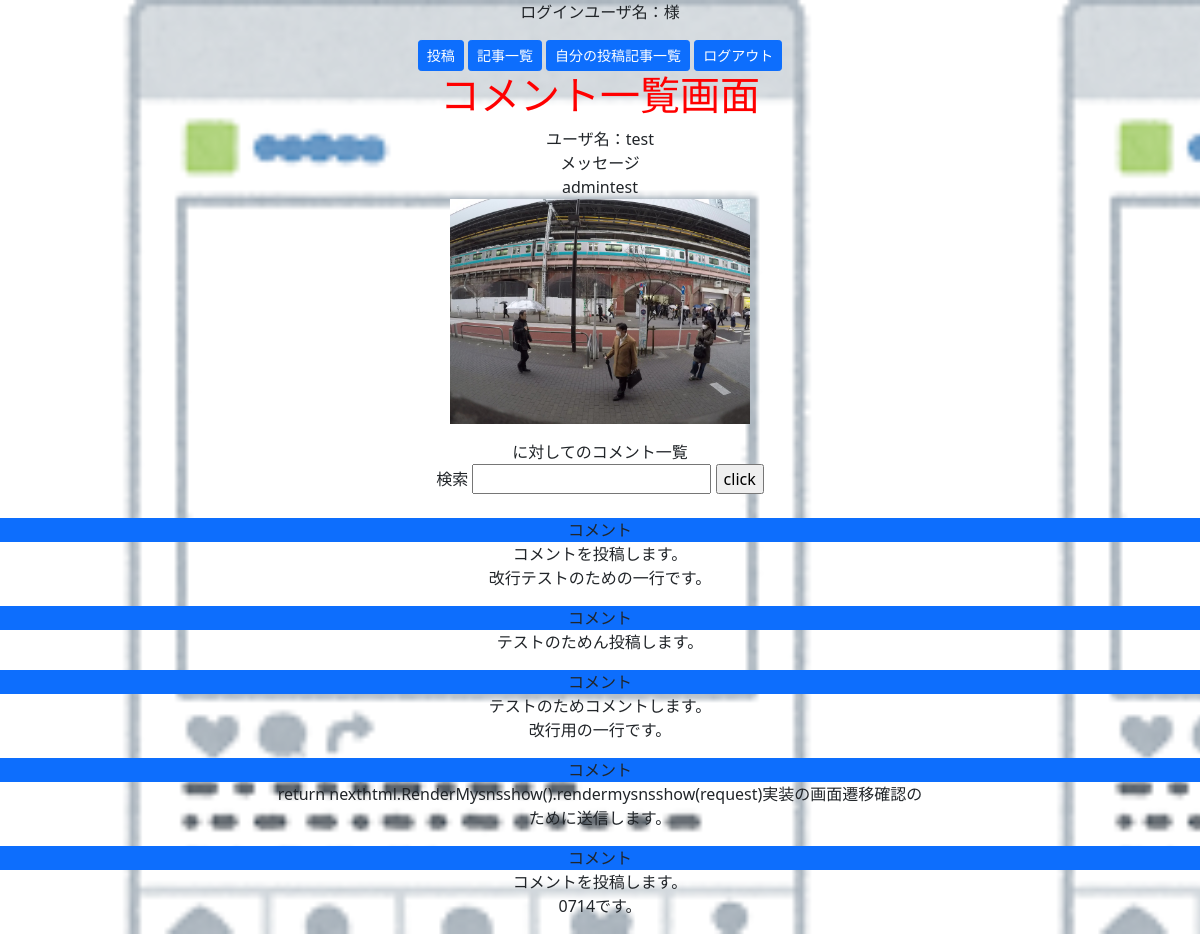
/testApp/snscommentindex/10/ (signed in), run on the app's committed database.
### testApp/models.py (models this page shows)
class SnsMessageModel(models.Model):
    user_id = models.IntegerField()
    message = models.CharField(max_length=100)
    picture = models.ImageField(upload_to='images/')

class SnsCommentModel(models.Model):
    snsmessagemodel_id = models.ForeignKey(SnsMessageModel,on_delete=models.CASCADE)
    message = models.CharField(max_length=100)

### testApp/views.py (the view, shortened to what this page needs)
# urls.py: path('snscommentindex/<int:num>/', SnsCommentIndex.as_view(), name='snscommentindex'),
class SnsCommentIndex(TemplateView):
    def __init__(self):
        self.params = {
            'user':'',
            'form':SnsCommentForm(),
            'data_message':'',
            'data_comment':'',
            'num':''
        }
    def get(self,request,num):
        if not request.user.is_active:
            return redirect('/accounts/login/')
        self.params['num'] = num
        self.params['data_message'] = SnsMessageModel.objects.get(id=num)
        self.params['data_comment'] = SnsCommentModel.objects.filter(snsmessagemodel_id=self.params['data_message'])
        self.params['data_user'] = User.objects.get(id=self.params['data_message'].user_id)
        return render(request,'testApp/snscommentindex.html',self.params)

### testApp/forms.py
class SnsCommentForm(forms.Form):
    message = forms.CharField(label='Message',widget=forms.Textarea(attrs={'cols': '80', 'rows': '10'}))

### testApp/templates/testApp/snscommentindex.html (shortened to what this page needs)
{% extends 'testApp/base.html' %}
{% block content %}
<body>
    <h1>コメント一覧画面</h1>
    <tr>
        <td>ユーザ名：{{data_user.username}}</td><br>
        <td>メッセージ<br>
            {{data_message.message}}</td><br>
            <p><img src='/testApp{{ MEDIA_URL }}{{data_message.picture}}' style="width:300px;height:auto"></p>
        <td>に対してのコメント一覧</td>
    </tr>
    <form action="{% url 'snscommentindex' num %}" method="post">
        <label for="search">検索</label>
        <input type="text" id="search" name="search">
        <input type="submit" value="click">
    </form>
    <br>
        {% for item in data_comment %}
            <div class="text-center bg-primary">コメント</div>
                {{item.message|linebreaks}}
        {% endfor %}
</body>
{% endblock %}

### testApp/static/testApp/css/style.css (style rules this page uses)
body { color:black; font-size: 16pt; text-align: center; background-image: url("../images/website_photo_sns_frame.png"); background-size: contain; }
h1 { color: red; opacity: 1; font-size: 60pt; margin-top: -20px; margin-bottom: 0px; text-align: center; }
p { margin: 10px; text-align: center; }

### data on the page
SnsMessageModel: message "admintest", picture (picture)
SnsCommentModel: message "コメントを投稿します。 改行テストのための一行です。"
SnsCommentModel: message "テストのためん投稿します。"
SnsCommentModel: message "テストのためコメントします。 改行用の一行です。"
SnsCommentModel: message "return nexthtml.RenderMysnsshow().rendermysnsshow(request)実装の画面遷移確認の ために送信します。"
SnsCommentModel: message "コメントを投稿します。 0714です。"

### other printed values
{{ data_user.username }} "test"
